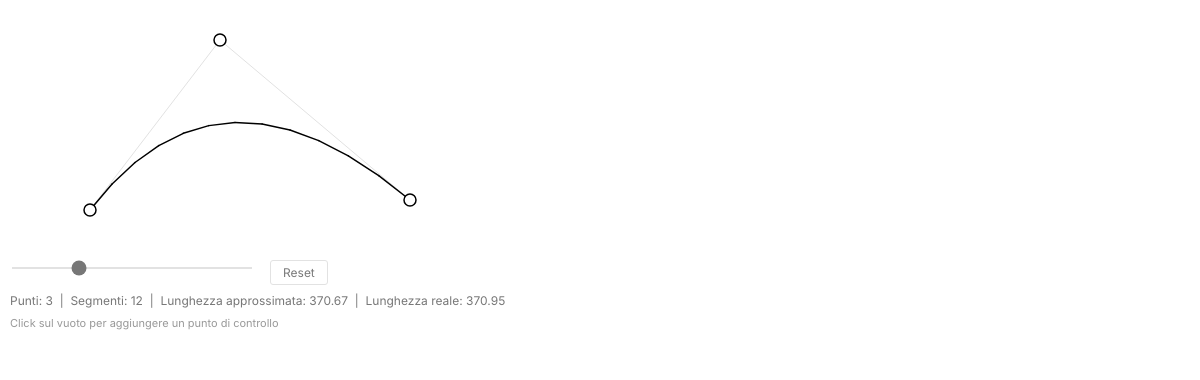
Frame 1 (no input)
Frame 60 (no input): identical to frame 1, image omitted
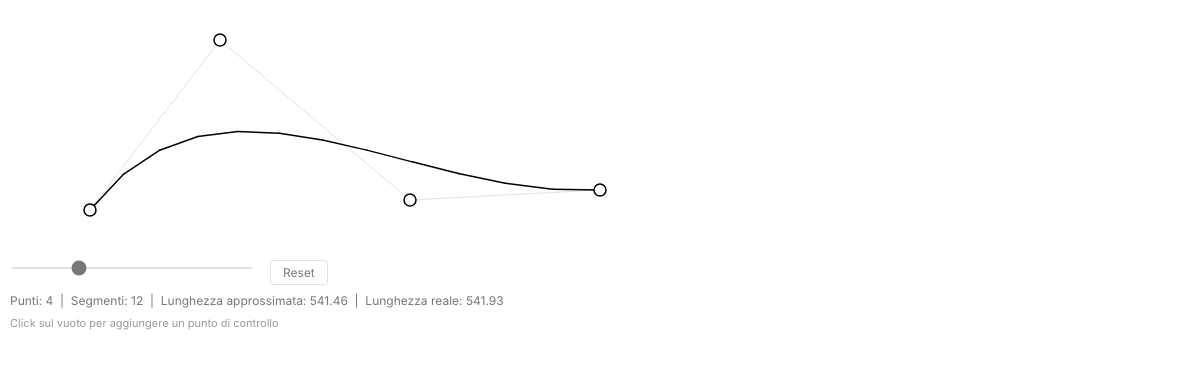
Frame 120 (the mouse pressed at the canvas centre since frame 60)

The p5.js sketch that drew these frames (run headless with seeded random() and noise() and a simulated clock; from frame 60 on, the mouse is pressed at the canvas centre):

// p5.js sketch
// ── sketch.js
// ============================================
// Bezier Curve Length Approximation
// p5.js — versione con punti dinamici
// Testi posizionati sotto al grafico con stile coordinato
// ============================================

let points = [];
let selectedPoint = null;

let stepsSlider;
let resetButton;

let scaleFactor = 1;
const GRAPHIC_HEIGHT = 250; // Altezza dedicata all'area di disegno della curva

// ============================================
// SETUP
// ============================================

function setup() {
  let canvasWidth = windowWidth;
  scaleFactor = canvasWidth / 1800;
  if (scaleFactor < 0.5) scaleFactor = 0.5;

  // Aumentata l'altezza a 380 per ospitare i testi sotto ai controlli
  createCanvas(canvasWidth, 380);

  resetPoints();

  // Slider segmenti (Posizionato sotto l'area del grafico)
  stepsSlider = createSlider(2, 40, 12);
  stepsSlider.position(10, GRAPHIC_HEIGHT + 15);
  stepsSlider.style("width", "240px");
  stepsSlider.style("-webkit-appearance", "none");
  stepsSlider.style("appearance", "none");
  stepsSlider.style("height", "2px"); 
  stepsSlider.style("background", "#e2e2e2"); 
  stepsSlider.style("outline", "none");
  stepsSlider.style("accent-color", "#777777"); 

  // Pulsante reset (Allineato a fianco dello slider)
  resetButton = createButton("Reset");
  resetButton.position(270, GRAPHIC_HEIGHT + 10);
  resetButton.style("background", "none");
  resetButton.style("color", "#777777");
  resetButton.style("border", "1px solid #e2e2e2");
  resetButton.style("padding", "4px 12px");
  resetButton.style("cursor", "pointer");
  resetButton.style("font-family", "'Inter', sans-serif");
  resetButton.style("font-size", "12px");
  resetButton.style("border-radius", "3px");
  
  resetButton.mousePressed(resetPoints);

  textFont("Inter", "sans-serif");
}

// ============================================
// RESET POINTS
// ============================================

function resetPoints() {
  points = [
    createVector(90, GRAPHIC_HEIGHT - 40),
    createVector(220, 40),
    createVector(410, GRAPHIC_HEIGHT - 50)
  ];
}

// ============================================
// TEXT SAFE (Funzione di stile coordinato)
// ============================================

function drawTextSafe(str, x, y, size, isInstruction = false) {
  push();
  noStroke();
  if (isInstruction) {
    fill(153); // Grigio #999999 per indicazioni secondarie
  } else {
    fill(119); // Grigio #777777 per dati e stringhe principali
  }
  textStyle(NORMAL); 
  textAlign(LEFT);   
  textSize(size);
  text(str, x, y);
  pop();
}

// ============================================
// DRAW
// ============================================

function draw() {
  background(255);

  const steps = stepsSlider.value();
  const labelSize = max(12, 13 * scaleFactor);

  // Calcolo delle posizioni verticali del testo sotto ai controlli
  const mainTextY = GRAPHIC_HEIGHT + 55;
  const hintTextY = GRAPHIC_HEIGHT + 77;

  // =========================================
  // true bezier length
  // =========================================
  const trueLength = approximateTrueLength();

  // =========================================
  // LUT (sampled points)
  // =========================================
  let LUT = [];
  for (let i = 0; i <= steps; i++) {
    const t = i / steps;
    LUT.push(getBezierPoint(points, t));
  }

  // =========================================
  // skeleton
  // =========================================
  drawSkeleton();

  // =========================================
  // polygon approximation
  // =========================================
  stroke(0);
  strokeWeight(1.5);
  noFill();

  let approxLength = 0;
  for (let i = 1; i < LUT.length; i++) {
    const p0 = LUT[i - 1];
    const p1 = LUT[i];
    line(p0.x, p0.y, p1.x, p1.y);

    approxLength += dist(p0.x, p0.y, p1.x, p1.y);
  }

  // =========================================
  // control points
  // =========================================
  drawControlPoints();

  // =========================================
  // text formatted (SPOSTATI SOTTO AL GRAFICO)
  // =========================================
  let infoString = `Punti: ${points.length}  |  Segmenti: ${steps}  |  Lunghezza approssimata: ${approxLength.toFixed(2)}  |  Lunghezza reale: ${trueLength.toFixed(2)}`;
  drawTextSafe(infoString, 10, mainTextY, labelSize, false);

  let hintString = "Click sul vuoto per aggiungere un punto di controllo";
  drawTextSafe(hintString, 10, hintTextY, labelSize - 1, true);
}

// ============================================
// DRAW SKELETON
// ============================================

function drawSkeleton() {
  stroke(226); // Grigio chiaro #e2e2e2 coerente
  strokeWeight(1);
  noFill();

  beginShape();
  for (let p of points) {
    vertex(p.x, p.y);
  }
  endShape();
}

// ============================================
// DRAW CONTROL POINTS
// ============================================

function drawControlPoints() {
  stroke(0);
  strokeWeight(1.5);
  fill(255);

  for (let p of points) {
    circle(p.x, p.y, 12);
  }
}

// ============================================
// GENERIC BEZIER POINT
// de Casteljau algorithm
// ============================================

function getBezierPoint(ctrlPoints, t) {
  let temp = ctrlPoints.map(p => p.copy());

  while (temp.length > 1) {
    let next = [];
    for (let i = 0; i < temp.length - 1; i++) {
      next.push(p5.Vector.lerp(temp[i], temp[i + 1], t));
    }
    temp = next;
  }
  return temp[0];
}

// ============================================
// APPROX TRUE LENGTH
// ============================================

function approximateTrueLength() {
  let total = 0;
  let prev = getBezierPoint(points, 0);
  const resolution = 500;

  for (let i = 1; i <= resolution; i++) {
    const t = i / resolution;
    const p = getBezierPoint(points, t);
    total += dist(prev.x, prev.y, p.x, p.y);
    prev = p;
  }
  return total;
}

// ============================================
// DRAGGING + ADD POINTS
// ============================================

function mousePressed() {
  selectedPoint = null;

  // controllo selezione punti esistenti
  for (let p of points) {
    if (dist(mouseX, mouseY, p.x, p.y) < 12) {
      selectedPoint = p;
      return;
    }
  }

  // Aggiungi nuovo punto solo all'interno dell'area utile del grafico
  if (mouseY < GRAPHIC_HEIGHT - 10 && mouseY > 10) {
    points.push(createVector(mouseX, mouseY));
  }
}

function mouseDragged() {
  if (selectedPoint) {
    selectedPoint.x = constrain(mouseX, 10, width - 10);
    selectedPoint.y = constrain(mouseY, 10, GRAPHIC_HEIGHT - 10);
  }
}

function mouseReleased() {
  selectedPoint = null;
}

function windowResized() {
  let canvasWidth = windowWidth;
  scaleFactor = canvasWidth / 1800;
  if (scaleFactor < 0.5) scaleFactor = 0.5;

  resizeCanvas(canvasWidth, 380);
}
